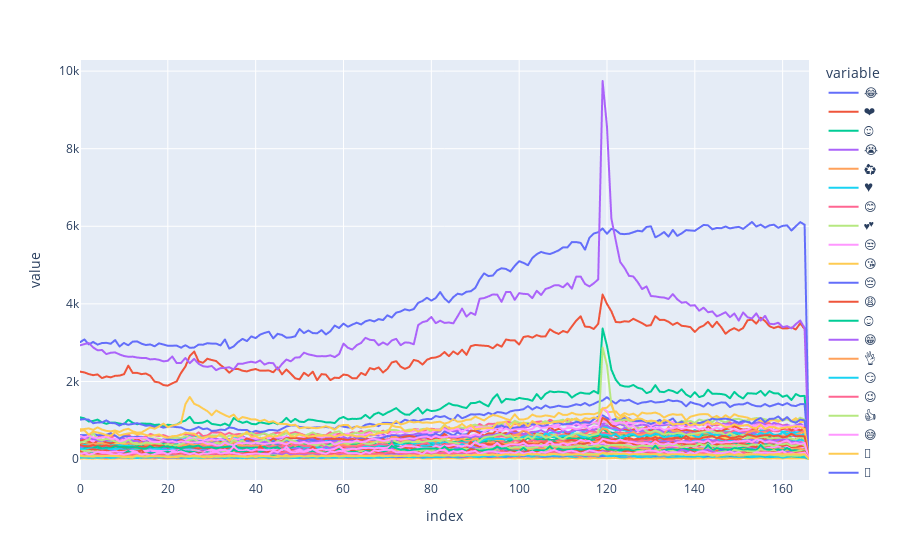

Notebook source saved alongside this figure:
### Code cell
fig = px.line(df_processed)
fig.show()

### Figure 1 — Plotly figure (JSON) as saved in the notebook; plotly's stock layout.template omitted (floating-point values rounded to 4 significant figures; data arrays with more than 128 entries replaced by an {"elided": "..."} marker saying what was removed)
{"data": [{"hovertemplate": "variable=😂<br>index=%{x}<br>value=%{y}<extra></extra>", "legendgroup": "😂", "line": {"color": "#636efa", "dash": "solid"}, "mode": "lines", "name": "😂", "showlegend": true, "type": "scattergl", "x": {"elided": "167 int values"}, "xaxis": "x", "y": {"elided": "167 int values"}, "yaxis": "y"}, {"hovertemplate": "variable=❤️<br>index=%{x}<br>value=%{y}<extra></extra>", "legendgroup": "❤️", "line": {"color": "#EF553B", "dash": "solid"}, "mode": "lines", "name": "❤️", "showlegend": true, "type": "scattergl", "x": {"elided": "167 int values"}, "xaxis": "x", "y": {"elided": "167 int values"}, "yaxis": "y"}, {"hovertemplate": "variable=😍<br>index=%{x}<br>value=%{y}<extra></extra>", "legendgroup": "😍", "line": {"color": "#00cc96", "dash": "solid"}, "mode": "lines", "name": "😍", "showlegend": true, "type": "scattergl", "x": {"elided": "167 int values"}, "xaxis": "x", "y": {"elided": "167 int values"}, "yaxis": "y"}, {"hovertemplate": "variable=😭<br>index=%{x}<br>value=%{y}<extra></extra>", "legendgroup": "😭", "line": {"color": "#ab63fa", "dash": "solid"}, "mode": "lines", "name": "😭", "showlegend": true, "type": "scattergl", "x": {"elided": "167 int values"}, "xaxis": "x", "y": {"elided": "167 int values"}, "yaxis": "y"}, {"hovertemplate": "variable=♻️<br>index=%{x}<br>value=%{y}<extra></extra>", "legendgroup": "♻️", "line": {"color": "#FFA15A", "dash": "solid"}, "mode": "lines", "name": "♻️", "showlegend": true, "type": "scattergl", "x": {"elided": "167 int values"}, "xaxis": "x", "y": {"elided": "167 int values"}, "yaxis": "y"}, {"hovertemplate": "variable=♥️<br>index=%{x}<br>value=%{y}<extra></extra>", "legendgroup": "♥️", "line": {"color": "#19d3f3", "dash": "solid"}, "mode": "lines", "name": "♥️", "showlegend": true, "type": "scattergl", "x": {"elided": "167 int values"}, "xaxis": "x", "y": {"elided": "167 int values"}, "yaxis": "y"}, {"hovertemplate": "variable=😊<br>index=%{x}<br>value=%{y}<extra></extra>", "legendgroup": "😊", "line": {"color": "#FF6692", "dash": "solid"}, "mode": "lines", "name": "😊", "showlegend": true, "type": "scattergl", "x": {"elided": "167 int values"}, "xaxis": "x", "y": {"elided": "167 int values"}, "yaxis": "y"}, {"hovertemplate": "variable=💕<br>index=%{x}<br>value=%{y}<extra></extra>", "legendgroup": "💕", "line": {"color": "#B6E880", "dash": "solid"}, "mode": "lines", "name": "💕", "showlegend": true, "type": "scattergl", "x": {"elided": "167 int values"}, "xaxis": "x", "y": {"elided": "167 int values"}, "yaxis": "y"}, {"hovertemplate": "variable=😒<br>index=%{x}<br>value=%{y}<extra></extra>", "legendgroup": "😒", "line": {"color": "#FF97FF", "dash": "solid"}, "mode": "lines", "name": "😒", "showlegend": true, "type": "scattergl", "x": {"elided": "167 int values"}, "xaxis": "x", "y": {"elided": "167 int values"}, "yaxis": "y"}, {"hovertemplate": "variable=😘<br>index=%{x}<br>value=%{y}<extra></extra>", "legendgroup": "😘", "line": {"color": "#FECB52", "dash": "solid"}, "mode": "lines", "name": "😘", "showlegend": true, "type": "scattergl", "x": {"elided": "167 int values"}, "xaxis": "x", "y": {"elided": "167 int values"}, "yaxis": "y"}, {"hovertemplate": "variable=😔<br>index=%{x}<br>value=%{y}<extra></extra>", "legendgroup": "😔", "line": {"color": "#636efa", "dash": "solid"}, "mode": "lines", "name": "😔", "showlegend": true, "type": "scattergl", "x": {"elided": "167 int values"}, "xaxis": "x", "y": {"elided": "167 int values"}, "yaxis": "y"}, {"hovertemplate": "variable=😩<br>index=%{x}<br>value=%{y}<extra></extra>", "legendgroup": "😩", "line": {"color": "#EF553B", "dash": "solid"}, "mode": "lines", "name": "😩", "showlegend": true, "type": "scattergl", "x": {"elided": "167 int values"}, "xaxis": "x", "y": {"elided": "167 int values"}, "yaxis": "y"}, {"hovertemplate": "variable=☺️<br>index=%{x}<br>value=%{y}<extra></extra>", "legendgroup": "☺️", "line": {"color": "#00cc96", "dash": "solid"}, "mode": "lines", "name": "☺️", "showlegend": true, "type": "scattergl", "x": {"elided": "167 int values"}, "xaxis": "x", "y": {"elided": "167 int values"}, "yaxis": "y"}, {"hovertemplate": "variable=😁<br>index=%{x}<br>value=%{y}<extra></extra>", "legendgroup": "😁", "line": {"color": "#ab63fa", "dash": "solid"}, "mode": "lines", "name": "😁", "showlegend": true, "type": "scattergl", "x": {"elided": "167 int values"}, "xaxis": "x", "y": {"elided": "167 int values"}, "yaxis": "y"}, {"hovertemplate": "variable=👌<br>index=%{x}<br>value=%{y}<extra></extra>", "legendgroup": "👌", "line": {"color": "#FFA15A", "dash": "solid"}, "mode": "lines", "name": "👌", "showlegend": true, "type": "scattergl", "x": {"elided": "167 int values"}, "xaxis": "x", "y": {"elided": "167 int values"}, "yaxis": "y"}, {"hovertemplate": "variable=😏<br>index=%{x}<br>value=%{y}<extra></extra>", "legendgroup": "😏", "line": {"color": "#19d3f3", "dash": "solid"}, "mode": "lines", "name": "😏", "showlegend": true, "type": "scattergl", "x": {"elided": "167 int values"}, "xaxis": "x", "y": {"elided": "167 int values"}, "yaxis": "y"}, {"hovertemplate": "variable=😉<br>index=%{x}<br>value=%{y}<extra></extra>", "legendgroup": "😉", "line": {"color": "#FF6692", "dash": "solid"}, "mode": "lines", "name": "😉", "showlegend": true, "type": "scattergl", "x": {"elided": "167 int values"}, "xaxis": "x", "y": {"elided": "167 int values"}, "yaxis": "y"}, {"hovertemplate": "variable=👍<br>index=%{x}<br>value=%{y}<extra></extra>", "legendgroup": "👍", "line": {"color": "#B6E880", "dash": "solid"}, "mode": "lines", "name": "👍", "showlegend": true, "type": "scattergl", "x": {"elided": "167 int values"}, "xaxis": "x", "y": {"elided": "167 int values"}, "yaxis": "y"}, {"hovertemplate": "variable=😅<br>index=%{x}<br>value=%{y}<extra></extra>", "legendgroup": "😅", "line": {"color": "#FF97FF", "dash": "solid"}, "mode": "lines", "name": "😅", "showlegend": true, "type": "scattergl", "x": {"elided": "167 int values"}, "xaxis": "x", "y": {"elided": "167 int values"}, "yaxis": "y"}, {"hovertemplate": "variable=🙏<br>index=%{x}<br>value=%{y}<extra></extra>", "legendgroup": "🙏", "line": {"color": "#FECB52", "dash": "solid"}, "mode": "lines", "name": "🙏", "showlegend": true, "type": "scattergl", "x": {"elided": "167 int values"}, "xaxis": "x", "y": {"elided": "167 int values"}, "yaxis": "y"}, {"hovertemplate": "variable=👀<br>index=%{x}<br>value=%{y}<extra></extra>", "legendgroup": "👀", "line": {"color": "#636efa", "dash": "solid"}, "mode": "lines", "name": "👀", "showlegend": true, "type": "scattergl", "x": {"elided": "167 int values"}, "xaxis": "x", "y": {"elided": "167 int values"}, "yaxis": "y"}, {"hovertemplate": "variable=🔥<br>index=%{x}<br>value=%{y}<extra></extra>", "legendgroup": "🔥", "line": {"color": "#EF553B", "dash": "solid"}, "mode": "lines", "name": "🔥", "showlegend": true, "type": "scattergl", "x": {"elided": "167 int values"}, "xaxis": "x", "y": {"elided": "167 int values"}, "yaxis": "y"}, {"hovertemplate": "variable=💔<br>index=%{x}<br>value=%{y}<extra></extra>", "legendgroup": "💔", "line": {"color": "#00cc96", "dash": "solid"}, "mode": "lines", "name": "💔", "showlegend": true, "type": "scattergl", "x": {"elided": "167 int values"}, "xaxis": "x", "y": {"elided": "167 int values"}, "yaxis": "y"}, {"hovertemplate": "variable=😌<br>index=%{x}<br>value=%{y}<extra></extra>", "legendgroup": "😌", "line": {"color": "#ab63fa", "dash": "solid"}, "mode": "lines", "name": "😌", "showlegend": true, "type": "scattergl", "x": {"elided": "167 int values"}, "xaxis": "x", "y": {"elided": "167 int values"}, "yaxis": "y"}, {"hovertemplate": "variable=💙<br>index=%{x}<br>value=%{y}<extra></extra>", "legendgroup": "💙", "line": {"color": "#FFA15A", "dash": "solid"}, "mode": "lines", "name": "💙", "showlegend": true, "type": "scattergl", "x": {"elided": "167 int values"}, "xaxis": "x", "y": {"elided": "167 int values"}, "yaxis": "y"}, {"hovertemplate": "variable=😎<br>index=%{x}<br>value=%{y}<extra></extra>", "legendgroup": "😎", "line": {"color": "#19d3f3", "dash": "solid"}, "mode": "lines", "name": "😎", "showlegend": true, "type": "scattergl", "x": {"elided": "167 int values"}, "xaxis": "x", "y": {"elided": "167 int values"}, "yaxis": "y"}, {"hovertemplate": "variable=😢<br>index=%{x}<br>value=%{y}<extra></extra>", "legendgroup": "😢", "line": {"color": "#FF6692", "dash": "solid"}, "mode": "lines", "name": "😢", "showlegend": true, "type": "scattergl", "x": {"elided": "167 int values"}, "xaxis": "x", "y": {"elided": "167 int values"}, "yaxis": "y"}, {"hovertemplate": "variable=💜<br>index=%{x}<br>value=%{y}<extra></extra>", "legendgroup": "💜", "line": {"color": "#B6E880", "dash": "solid"}, "mode": "lines", "name": "💜", "showlegend": true, "type": "scattergl", "x": {"elided": "167 int values"}, "xaxis": "x", "y": {"elided": "167 int values"}, "yaxis": "y"}, {"hovertemplate": "variable=😳<br>index=%{x}<br>value=%{y}<extra></extra>", "legendgroup": "😳", "line": {"color": "#FF97FF", "dash": "solid"}, "mode": "lines", "name": "😳", "showlegend": true, "type": "scattergl", "x": {"elided": "167 int values"}, "xaxis": "x", "y": {"elided": "167 int values"}, "yaxis": "y"}, {"hovertemplate": "variable=✨<br>index=%{x}<br>value=%{y}<extra></extra>", "legendgroup": "✨", "line": {"color": "#FECB52", "dash": "solid"}, "mode": "lines", "name": "✨", "showlegend": true, "type": "scattergl", "x": {"elided": "167 int values"}, "xaxis": "x", "y": {"elided": "167 int values"}, "yaxis": "y"}, {"hovertemplate": "variable=⬅️<br>index=%{x}<br>value=%{y}<extra></extra>", "legendgroup": "⬅️", "line": {"color": "#636efa", "dash": "solid"}, "mode": "lines", "name": "⬅️", "showlegend": true, "type": "scattergl", "x": {"elided": "167 int values"}, "xaxis": "x", "y": {"elided": "167 int values"}, "yaxis": "y"}, {"hovertemplate": "variable=🎶<br>index=%{x}<br>value=%{y}<extra></extra>", "legendgroup": "🎶", "line": {"color": "#EF553B", "dash": "solid"}, "mode": "lines", "name": "🎶", "showlegend": true, "type": "scattergl", "x": {"elided": "167 int values"}, "xaxis": "x", "y": {"elided": "167 int values"}, "yaxis": "y"}, {"hovertemplate": "variable=💖<br>index=%{x}<br>value=%{y}<extra></extra>", "legendgroup": "💖", "line": {"color": "#00cc96", "dash": "solid"}, "mode": "lines", "name": "💖", "showlegend": true, "type": "scattergl", "x": {"elided": "167 int values"}, "xaxis": "x", "y": {"elided": "167 int values"}, "yaxis": "y"}, {"hovertemplate": "variable=💯<br>index=%{x}<br>value=%{y}<extra></extra>", "legendgroup": "💯", "line": {"color": "#ab63fa", "dash": "solid"}, "mode": "lines", "name": "💯", "showlegend": true, "type": "scattergl", "x": {"elided": "167 int values"}, "xaxis": "x", "y": {"elided": "167 int values"}, "yaxis": "y"}, {"hovertemplate": "variable=🙌<br>index=%{x}<br>value=%{y}<extra></extra>", "legendgroup": "🙌", "line": {"color": "#FFA15A", "dash": "solid"}, "mode": "lines", "name": "🙌", "showlegend": true, "type": "scattergl", "x": {"elided": "167 int values"}, "xaxis": "x", "y": {"elided": "167 int values"}, "yaxis": "y"}, {"hovertemplate": "variable=🙈<br>index=%{x}<br>value=%{y}<extra></extra>", "legendgroup": "🙈", "line": {"color": "#19d3f3", "dash": "solid"}, "mode": "lines", "name": "🙈", "showlegend": true, "type": "scattergl", "x": {"elided": "167 int values"}, "xaxis": "x", "y": {"elided": "167 int values"}, "yaxis": "y"}, {"hovertemplate": "variable=✌️<br>index=%{x}<br>value=%{y}<extra></extra>", "legendgroup": "✌️", "line": {"color": "#FF6692", "dash": "solid"}, "mode": "lines", "name": "✌️", "showlegend": true, "type": "scattergl", "x": {"elided": "167 int values"}, "xaxis": "x", "y": {"elided": "167 int values"}, "yaxis": "y"}, {"hovertemplate": "variable=😄<br>index=%{x}<br>value=%{y}<extra></extra>", "legendgroup": "😄", "line": {"color": "#B6E880", "dash": "solid"}, "mode": "lines", "name": "😄", "showlegend": true, "type": "scattergl", "x": {"elided": "167 int values"}, "xaxis": "x", "y": {"elided": "167 int values"}, "yaxis": "y"}, {"hovertemplate": "variable=😋<br>index=%{x}<br>value=%{y}<extra></extra>", "legendgroup": "😋", "line": {"color": "#FF97FF", "dash": "solid"}, "mode": "lines", "name": "😋", "showlegend": true, "type": "scattergl", "x": {"elided": "167 int values"}, "xaxis": "x", "y": {"elided": "167 int values"}, "yaxis": "y"}, {"hovertemplate": "variable=😑<br>index=%{x}<br>value=%{y}<extra></extra>", "legendgroup": "😑", "line": {"color": "#FECB52", "dash": "solid"}, "mode": "lines", "name": "😑", "showlegend": true, "type": "scattergl", "x": {"elided": "167 int values"}, "xaxis": "x", "y": {"elided": "167 int values"}, "yaxis": "y"}, {"hovertemplate": "variable=😴<br>index=%{x}<br>value=%{y}<extra></extra>", "legendgroup": "😴", "line": {"color": "#636efa", "dash": "solid"}, "mode": "lines", "name": "😴", "showlegend": true, "type": "scattergl", "x": {"elided": "167 int values"}, "xaxis": "x", "y": {"elided": "167 int values"}, "yaxis": "y"}, {"hovertemplate": "variable=😜<br>index=%{x}<br>value=%{y}<extra></extra>", "legendgroup": "😜", "line": {"color": "#EF553B", "dash": "solid"}, "mode": "lines", "name": "😜", "showlegend": true, "type": "scattergl", "x": {"elided": "167 int values"}, "xaxis": "x", "y": {"elided": "167 int values"}, "yaxis": "y"}, {"hovertemplate": "variable=😞<br>index=%{x}<br>value=%{y}<extra></extra>", "legendgroup": "😞", "line": {"color": "#00cc96", "dash": "solid"}, "mode": "lines", "name": "😞", "showlegend": true, "type": "scattergl", "x": {"elided": "167 int values"}, "xaxis": "x", "y": {"elided": "167 int values"}, "yaxis": "y"}, {"hovertemplate": "variable=😪<br>index=%{x}<br>value=%{y}<extra></extra>", "legendgroup": "😪", "line": {"color": "#ab63fa", "dash": "solid"}, "mode": "lines", "name": "😪", "showlegend": true, "type": "scattergl", "x": {"elided": "167 int values"}, "xaxis": "x", "y": {"elided": "167 int values"}, "yaxis": "y"}, {"hovertemplate": "variable=💗<br>index=%{x}<br>value=%{y}<extra></extra>", "legendgroup": "💗", "line": {"color": "#FFA15A", "dash": "solid"}, "mode": "lines", "name": "💗", "showlegend": true, "type": "scattergl", "x": {"elided": "167 int values"}, "xaxis": "x", "y": {"elided": "167 int values"}, "yaxis": "y"}, {"hovertemplate": "variable=😕<br>index=%{x}<br>value=%{y}<extra></extra>", "legendgroup": "😕", "line": {"color": "#19d3f3", "dash": "solid"}, "mode": "lines", "name": "😕", "showlegend": true, "type": "scattergl", "x": {"elided": "167 int values"}, "xaxis": "x", "y": {"elided": "167 int values"}, "yaxis": "y"}, {"hovertemplate": "variable=👏<br>index=%{x}<br>value=%{y}<extra></extra>", "legendgroup": "👏", "line": {"color": "#FF6692", "dash": "solid"}, "mode": "lines", "name": "👏", "showlegend": true, "type": "scattergl", "x": {"elided": "167 int values"}, "xaxis": "x", "y": {"elided": "167 int values"}, "yaxis": "y"}, {"hovertemplate": "variable=😐<br>index=%{x}<br>value=%{y}<extra></extra>", "legendgroup": "😐", "line": {"color": "#B6E880", "dash": "solid"}, "mode": "lines", "name": "😐", "showlegend": true, "type": "scattergl", "x": {"elided": "167 int values"}, "xaxis": "x", "y": {"elided": "167 int values"}, "yaxis": "y"}, {"hovertemplate": "variable=👉<br>index=%{x}<br>value=%{y}<extra></extra>", "legendgroup": "👉", "line": {"color": "#FF97FF", "dash": "solid"}, "mode": "lines", "name": "👉", "showlegend": true, "type": "scattergl", "x": {"elided": "167 int values"}, "xaxis": "x", "y": {"elided": "167 int values"}, "yaxis": "y"}, {"hovertemplate": "variable=💛<br>index=%{x}<br>value=%{y}<extra></extra>", "legendgroup": "💛", "line": {"color": "#FECB52", "dash": "solid"}, "mode": "lines", "name": "💛", "showlegend": true, "type": "scattergl", "x": {"elided": "167 int values"}, "xaxis": "x", "y": {"elided": "167 int values"}, "yaxis": "y"}, {"hovertemplate": "variable=💞<br>index=%{x}<br>value=%{y}<extra></extra>", "legendgroup": "💞", "line": {"color": "#636efa", "dash": "solid"}, "mode": "lines", "name": "💞", "showlegend": true, "type": "scattergl", "x": {"elided": "167 int values"}, "xaxis": "x", "y": {"elided": "167 int values"}, "yaxis": "y"}, {"hovertemplate": "variable=💀<br>index=%{x}<br>value=%{y}<extra></extra>", "legendgroup": "💀", "line": {"color": "#EF553B", "dash": "solid"}, "mode": "lines", "name": "💀", "showlegend": true, "type": "scattergl", "x": {"elided": "167 int values"}, "xaxis": "x", "y": {"elided": "167 int values"}, "yaxis": "y"}, {"hovertemplate": "variable=🌹<br>index=%{x}<br>value=%{y}<extra></extra>", "legendgroup": "🌹", "line": {"color": "#00cc96", "dash": "solid"}, "mode": "lines", "name": "🌹", "showlegend": true, "type": "scattergl", "x": {"elided": "167 int values"}, "xaxis": "x", "y": {"elided": "167 int values"}, "yaxis": "y"}, {"hovertemplate": "variable=💪<br>index=%{x}<br>value=%{y}<extra></extra>", "legendgroup": "💪", "line": {"color": "#ab63fa", "dash": "solid"}, "mode": "lines", "name": "💪", "showlegend": true, "type": "scattergl", "x": {"elided": "167 int values"}, "xaxis": "x", "y": {"elided": "167 int values"}, "yaxis": "y"}, {"hovertemplate": "variable=😆<br>index=%{x}<br>value=%{y}<extra></extra>", "legendgroup": "😆", "line": {"color": "#FFA15A", "dash": "solid"}, "mode": "lines", "name": "😆", "showlegend": true, "type": "scattergl", "x": {"elided": "167 int values"}, "xaxis": "x", "y": {"elided": "167 int values"}, "yaxis": "y"}, {"hovertemplate": "variable=😱<br>index=%{x}<br>value=%{y}<extra></extra>", "legendgroup": "😱", "line": {"color": "#19d3f3", "dash": "solid"}, "mode": "lines", "name": "😱", "showlegend": true, "type": "scattergl", "x": {"elided": "167 int values"}, "xaxis": "x", "y": {"elided": "167 int values"}, "yaxis": "y"}, {"hovertemplate": "variable=😡<br>index=%{x}<br>value=%{y}<extra></extra>", "legendgroup": "😡", "line": {"color": "#FF6692", "dash": "solid"}, "mode": "lines", "name": "😡", "showlegend": true, "type": "scattergl", "x": {"elided": "167 int values"}, "xaxis": "x", "y": {"elided": "167 int values"}, "yaxis": "y"}, {"hovertemplate": "variable=💘<br>index=%{x}<br>value=%{y}<extra></extra>", "legendgroup": "💘", "line": {"color": "#B6E880", "dash": "solid"}, "mode": "lines", "name": "💘", "showlegend": true, "type": "scattergl", "x": {"elided": "167 int values"}, "xaxis": "x", "y": {"elided": "167 int values"}, "yaxis": "y"}, {"hovertemplate": "variable=😀<br>index=%{x}<br>value=%{y}<extra></extra>", "legendgroup": "😀", "line": {"color": "#FF97FF", "dash": "solid"}, "mode": "lines", "name": "😀", "showlegend": true, "type": "scattergl", "x": {"elided": "167 int values"}, "xaxis": "x", "y": {"elided": "167 int values"}, "yaxis": "y"}, {"hovertemplate": "variable=📷<br>index=%{x}<br>value=%{y}<extra></extra>", "legendgroup": "📷", "line": {"color": "#FECB52", "dash": "solid"}, "mode": "lines", "name": "📷", "showlegend": true, "type": "scattergl", "x": {"elided": "167 int values"}, "xaxis": "x", "y": {"elided": "167 int values"}, "yaxis": "y"}, {"hovertemplate": "variable=🌸<br>index=%{x}<br>value=%{y}<extra></extra>", "legendgroup": "🌸", "line": {"color": "#636efa", "dash": "solid"}, "mode": "lines", "name": "🌸", "showlegend": true, "type": "scattergl", "x": {"elided": "167 int values"}, "xaxis": "x", "y": {"elided": "167 int values"}, "yaxis": "y"}, {"hovertemplate": "variable=💋<br>index=%{x}<br>value=%{y}<extra></extra>", "legendgroup": "💋", "line": {"color": "#EF553B", "dash": "solid"}, "mode": "lines", "name": "💋", "showlegend": true, "type": "scattergl", "x": {"elided": "167 int values"}, "xaxis": "x", "y": {"elided": "167 int values"}, "yaxis": "y"}, {"hovertemplate": "variable=😈<br>index=%{x}<br>value=%{y}<extra></extra>", "legendgroup": "😈", "line": {"color": "#00cc96", "dash": "solid"}, "mode": "lines", "name": "😈", "showlegend": true, "type": "scattergl", "x": {"elided": "167 int values"}, "xaxis": "x", "y": {"elided": "167 int values"}, "yaxis": "y"}, {"hovertemplate": "variable=💚<br>index=%{x}<br>value=%{y}<extra></extra>", "legendgroup": "💚", "line": {"color": "#ab63fa", "dash": "solid"}, "mode": "lines", "name": "💚", "showlegend": true, "type": "scattergl", "x": {"elided": "167 int values"}, "xaxis": "x", "y": {"elided": "167 int values"}, "yaxis": "y"}, {"hovertemplate": "variable=😃<br>index=%{x}<br>value=%{y}<extra></extra>", "legendgroup": "😃", "line": {"color": "#FFA15A", "dash": "solid"}, "mode": "lines", "name": "😃", "showlegend": true, "type": "scattergl", "x": {"elided": "167 int values"}, "xaxis": "x", "y": {"elided": "167 int values"}, "yaxis": "y"}, {"hovertemplate": "variable=🎉<br>index=%{x}<br>value=%{y}<extra></extra>", "legendgroup": "🎉", "line": {"color": "#19d3f3", "dash": "solid"}, "mode": "lines", "name": "🎉", "showlegend": true, "type": "scattergl", "x": {"elided": "167 int values"}, "xaxis": "x", "y": {"elided": "167 int values"}, "yaxis": "y"}, {"hovertemplate": "variable=👈<br>index=%{x}<br>value=%{y}<extra></extra>", "legendgroup": "👈", "line": {"color": "#FF6692", "dash": "solid"}, "mode": "lines", "name": "👈", "showlegend": true, "type": "scattergl", "x": {"elided": "167 int values"}, "xaxis": "x", "y": {"elided": "167 int values"}, "yaxis": "y"}, {"hovertemplate": "variable=😫<br>index=%{x}<br>value=%{y}<extra></extra>", "legendgroup": "😫", "line": {"color": "#B6E880", "dash": "solid"}, "mode": "lines", "name": "😫", "showlegend": true, "type": "scattergl", "x": {"elided": "167 int values"}, "xaxis": "x", "y": {"elided": "167 int values"}, "yaxis": "y"}, {"hovertemplate": "variable=🙊<br>index=%{x}<br>value=%{y}<extra></extra>", "legendgroup": "🙊", "line": {"color": "#FF97FF", "dash": "solid"}, "mode": "lines", "name": "🙊", "showlegend": true, "type": "scattergl", "x": {"elided": "167 int values"}, "xaxis": "x", "y": {"elided": "167 int values"}, "yaxis": "y"}, {"hovertemplate": "variable=💁<br>index=%{x}<br>value=%{y}<extra></extra>", "legendgroup": "💁", "line": {"color": "#FECB52", "dash": "solid"}, "mode": "lines", "name": "💁", "showlegend": true, "type": "scattergl", "x": {"elided": "167 int values"}, "xaxis": "x", "y": {"elided": "167 int values"}, "yaxis": "y"}, {"hovertemplate": "variable=😤<br>index=%{x}<br>value=%{y}<extra></extra>", "legendgroup": "😤", "line": {"color": "#636efa", "dash": "solid"}, "mode": "lines", "name": "😤", "showlegend": true, "type": "scattergl", "x": {"elided": "167 int values"}, "xaxis": "x", "y": {"elided": "167 int values"}, "yaxis": "y"}, {"hovertemplate": "variable=✅<br>index=%{x}<br>value=%{y}<extra></extra>", "legendgroup": "✅", "line": {"color": "#EF553B", "dash": "solid"}, "mode": "lines", "name": "✅", "showlegend": true, "type": "scattergl", "x": {"elided": "167 int values"}, "xaxis": "x", "y": {"elided": "167 int values"}, "yaxis": "y"}, {"hovertemplate": "variable=▶️<br>index=%{x}<br>value=%{y}<extra></extra>", "legendgroup": "▶️", "line": {"color": "#00cc96", "dash": "solid"}, "mode": "lines", "name": "▶️", "showlegend": true, "type": "scattergl", "x": {"elided": "167 int values"}, "xaxis": "x", "y": {"elided": "167 int values"}, "yaxis": "y"}, {"hovertemplate": "variable=💓<br>index=%{x}<br>value=%{y}<extra></extra>", "legendgroup": "💓", "line": {"color": "#ab63fa", "dash": "solid"}, "mode": "lines", "name": "💓", "showlegend": true, "type": "scattergl", "x": {"elided": "167 int values"}, "xaxis": "x", "y": {"elided": "167 int values"}, "yaxis": "y"}, {"hovertemplate": "variable=😝<br>index=%{x}<br>value=%{y}<extra></extra>", "legendgroup": "😝", "line": {"color": "#FFA15A", "dash": "solid"}, "mode": "lines", "name": "😝", "showlegend": true, "type": "scattergl", "x": {"elided": "167 int values"}, "xaxis": "x", "y": {"elided": "167 int values"}, "yaxis": "y"}, {"hovertemplate": "variable=✋<br>index=%{x}<br>value=%{y}<extra></extra>", "legendgroup": "✋", "line": {"color": "#19d3f3", "dash": "solid"}, "mode": "lines", "name": "✋", "showlegend": true, "type": "scattergl", "x": {"elided": "167 int values"}, "xaxis": "x", "y": {"elided": "167 int values"}, "yaxis": "y"}, {"hovertemplate": "variable=🌚<br>index=%{x}<br>value=%{y}<extra></extra>", "legendgroup": "🌚", "line": {"color": "#FF6692", "dash": "solid"}, "mode": "lines", "name": "🌚", "showlegend": true, "type": "scattergl", "x": {"elided": "167 int values"}, "xaxis": "x", "y": {"elided": "167 int values"}, "yaxis": "y"}, {"hovertemplate": "variable=😬<br>index=%{x}<br>value=%{y}<extra></extra>", "legendgroup": "😬", "line": {"color": "#B6E880", "dash": "solid"}, "mode": "lines", "name": "😬", "showlegend": true, "type": "scattergl", "x": {"elided": "167 int values"}, "xaxis": "x", "y": {"elided": "167 int values"}, "yaxis": "y"}, {"hovertemplate": "variable=👇<br>index=%{x}<br>value=%{y}<extra></extra>", "legendgroup": "👇", "line": {"color": "#FF97FF", "dash": "solid"}, "mode": "lines", "name": "👇", "showlegend": true, "type": "scattergl", "x": {"elided": "167 int values"}, "xaxis": "x", "y": {"elided": "167 int values"}, "yaxis": "y"}, {"hovertemplate": "variable=😣<br>index=%{x}<br>value=%{y}<extra></extra>", "legendgroup": "😣", "line": {"color": "#FECB52", "dash": "solid"}, "mode": "lines", "name": "😣", "showlegend": true, "type": "scattergl", "x": {"elided": "167 int values"}, "xaxis": "x", "y": {"elided": "167 int values"}, "yaxis": "y"}, {"hovertemplate": "variable=☀️<br>index=%{x}<br>value=%{y}<extra></extra>", "legendgroup": "☀️", "line": {"color": "#636efa", "dash": "solid"}, "mode": "lines", "name": "☀️", "showlegend": true, "type": "scattergl", "x": {"elided": "167 int values"}, "xaxis": "x", "y": {"elided": "167 int values"}, "yaxis": "y"}, {"hovertemplate": "variable=😇<br>index=%{x}<br>value=%{y}<extra></extra>", "legendgroup": "😇", "line": {"color": "#EF553B", "dash": "solid"}, "mode": "lines", "name": "😇", "showlegend": true, "type": "scattergl", "x": {"elided": "167 int values"}, "xaxis": "x", "y": {"elided": "167 int values"}, "yaxis": "y"}, {"hovertemplate": "variable=➡️<br>index=%{x}<br>value=%{y}<extra></extra>", "legendgroup": "➡️", "line": {"color": "#00cc96", "dash": "solid"}, "mode": "lines", "name": "➡️", "showlegend": true, "type": "scattergl", "x": {"elided": "167 int values"}, "xaxis": "x", "y": {"elided": "167 int values"}, "yaxis": "y"}, {"hovertemplate": "variable=✔️<br>index=%{x}<br>value=%{y}<extra></extra>", "legendgroup": "✔️", "line": {"color": "#ab63fa", "dash": "solid"}, "mode": "lines", "name": "✔️", "showlegend": true, "type": "scattergl", "x": {"elided": "167 int values"}, "xaxis": "x", "y": {"elided": "167 int values"}, "yaxis": "y"}, {"hovertemplate": "variable=👑<br>index=%{x}<br>value=%{y}<extra></extra>", "legendgroup": "👑", "line": {"color": "#FFA15A", "dash": "solid"}, "mode": "lines", "name": "👑", "showlegend": true, "type": "scattergl", "x": {"elided": "167 int values"}, "xaxis": "x", "y": {"elided": "167 int values"}, "yaxis": "y"}, {"hovertemplate": "variable=😓<br>index=%{x}<br>value=%{y}<extra></extra>", "legendgroup": "😓", "line": {"color": "#19d3f3", "dash": "solid"}, "mode": "lines", "name": "😓", "showlegend": true, "type": "scattergl", "x": {"elided": "167 int values"}, "xaxis": "x", "y": {"elided": "167 int values"}, "yaxis": "y"}, {"hovertemplate": "variable=👊<br>index=%{x}<br>value=%{y}<extra></extra>", "legendgroup": "👊", "line": {"color": "#FF6692", "dash": "solid"}, "mode": "lines", "name": "👊", "showlegend": true, "type": "scattergl", "x": {"elided": "167 int values"}, "xaxis": "x", "y": {"elided": "167 int values"}, "yaxis": "y"}, {"hovertemplate": "variable=🔴<br>index=%{x}<br>value=%{y}<extra></extra>", "legendgroup": "🔴", "line": {"color": "#B6E880", "dash": "solid"}, "mode": "lines", "name": "🔴", "showlegend": true, "type": "scattergl", "x": {"elided": "167 int values"}, "xaxis": "x", "y": {"elided": "167 int values"}, "yaxis": "y"}, {"hovertemplate": "variable=😻<br>index=%{x}<br>value=%{y}<extra></extra>", "legendgroup": "😻", "line": {"color": "#FF97FF", "dash": "solid"}, "mode": "lines", "name": "😻", "showlegend": true, "type": "scattergl", "x": {"elided": "167 int values"}, "xaxis": "x", "y": {"elided": "167 int values"}, "yaxis": "y"}, {"hovertemplate": "variable=😥<br>index=%{x}<br>value=%{y}<extra></extra>", "legendgroup": "😥", "line": {"color": "#FECB52", "dash": "solid"}, "mode": "lines", "name": "😥", "showlegend": true, "type": "scattergl", "x": {"elided": "167 int values"}, "xaxis": "x", "y": {"elided": "167 int values"}, "yaxis": "y"}, {"hovertemplate": "variable=😛<br>index=%{x}<br>value=%{y}<extra></extra>", "legendgroup": "😛", "line": {"color": "#636efa", "dash": "solid"}, "mode": "lines", "name": "😛", "showlegend": true, "type": "scattergl", "x": {"elided": "167 int values"}, "xaxis": "x", "y": {"elided": "167 int values"}, "yaxis": "y"}, {"hovertemplate": "variable=⚡️<br>index=%{x}<br>value=%{y}<extra></extra>", "legendgroup": "⚡️", "line": {"color": "#EF553B", "dash": "solid"}, "mode": "lines", "name": "⚡️", "showlegend": true, "type": "scattergl", "x": {"elided": "167 int values"}, "xaxis": "x", "y": {"elided": "167 int values"}, "yaxis": "y"}, {"hovertemplate": "variable=😚<br>index=%{x}<br>value=%{y}<extra></extra>", "legendgroup": "😚", "line": {"color": "#00cc96", "dash": "solid"}, "mode": "lines", "name": "😚", "showlegend": true, "type": "scattergl", "x": {"elided": "167 int values"}, "xaxis": "x", "y": {"elided": "167 int values"}, "yaxis": "y"}, {"hovertemplate": "variable=💥<br>index=%{x}<br>value=%{y}<extra></extra>", "legendgroup": "💥", "line": {"color": "#ab63fa", "dash": "solid"}, "mode": "lines", "name": "💥", "showlegend": true, "type": "scattergl", "x": {"elided": "167 int values"}, "xaxis": "x", "y": {"elided": "167 int values"}, "yaxis": "y"}, {"hovertemplate": "variable=👋<br>index=%{x}<br>value=%{y}<extra></extra>", "legendgroup": "👋", "line": {"color": "#FFA15A", "dash": "solid"}, "mode": "lines", "name": "👋", "showlegend": true, "type": "scattergl", "x": {"elided": "167 int values"}, "xaxis": "x", "y": {"elided": "167 int values"}, "yaxis": "y"}, {"hovertemplate": "variable=😷<br>index=%{x}<br>value=%{y}<extra></extra>", "legendgroup": "😷", "line": {"color": "#19d3f3", "dash": "solid"}, "mode": "lines", "name": "😷", "showlegend": true, "type": "scattergl", "x": {"elided": "167 int values"}, "xaxis": "x", "y": {"elided": "167 int values"}, "yaxis": "y"}, {"hovertemplate": "variable=⭐️<br>index=%{x}<br>value=%{y}<extra></extra>", "legendgroup": "⭐️", "line": {"color": "#FF6692", "dash": "solid"}, "mode": "lines", "name": "⭐️", "showlegend": true, "type": "scattergl", "x": {"elided": "167 int values"}, "xaxis": "x", "y": {"elided": "167 int values"}, "yaxis": "y"}, {"hovertemplate": "variable=😠<br>index=%{x}<br>value=%{y}<extra></extra>", "legendgroup": "😠", "line": {"color": "#B6E880", "dash": "solid"}, "mode": "lines", "name": "😠", "showlegend": true, "type": "scattergl", "x": {"elided": "167 int values"}, "xaxis": "x", "y": {"elided": "167 int values"}, "yaxis": "y"}, {"hovertemplate": "variable=💰<br>index=%{x}<br>value=%{y}<extra></extra>", "legendgroup": "💰", "line": {"color": "#FF97FF", "dash": "solid"}, "mode": "lines", "name": "💰", "showlegend": true, "type": "scattergl", "x": {"elided": "167 int values"}, "xaxis": "x", "y": {"elided": "167 int values"}, "yaxis": "y"}, {"hovertemplate": "variable=😶<br>index=%{x}<br>value=%{y}<extra></extra>", "legendgroup": "😶", "line": {"color": "#FECB52", "dash": "solid"}, "mode": "lines", "name": "😶", "showlegend": true, "type": "scattergl", "x": {"elided": "167 int values"}, "xaxis": "x", "y": {"elided": "167 int values"}, "yaxis": "y"}], "layout": {"legend": {"title": {"text": "variable"}, "tracegroupgap": 0}, "margin": {"t": 60}, "xaxis": {"anchor": "y", "domain": [0, 1], "title": {"text": "index"}}, "yaxis": {"anchor": "x", "domain": [0, 1], "title": {"text": "value"}}}}
